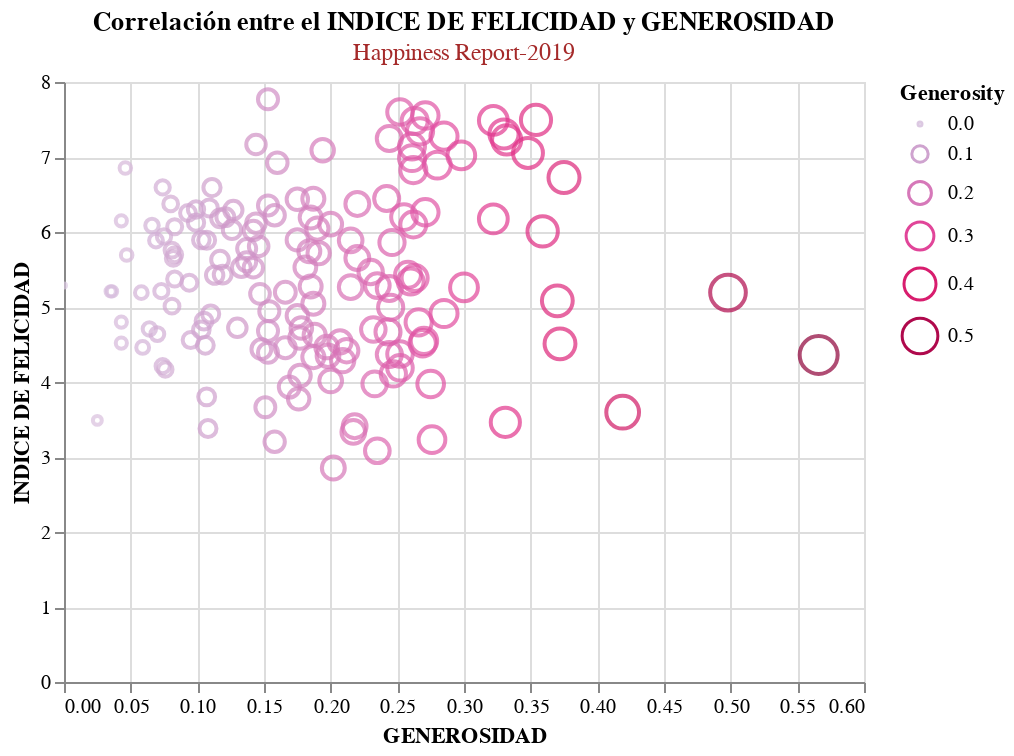

Write notebook code for a chart like this one.
### Markdown cell above
Como pudimos observar en la tabla anterior, parece extraño ver cómo es que los valores de generosity suben y bajan. 
Todo esto, independiente a la subida del indice de libertad "score";
por lo cual en el siguiente gráfico trataré de proporcionar la info suficiente para establecer alguna conclusión.

- Así propondré un gráfico ⬇ (únicamente basado en Generosity y Score)
- "Score" ➡ INDICE DE FELICIDAD

### Code cell
#elaboración del gráfico ⬇

alt.Chart(hpness).mark_point().encode(
    x = alt.X("Generosity:Q",  title = "GENEROSIDAD"),
    y = alt.Y("Score:Q" ,  title = "INDICE DE FELICIDAD"),
    color = alt.Color("Generosity", scale=alt.Scale(scheme='purplered')),
    size = alt.Size('Generosity')
    ).interactive().properties(
    title={
      "text": ["Correlación entre el INDICE DE FELICIDAD y GENEROSIDAD"], 
      "subtitle": ["Happiness Report-2019"
                   ],
      "color": "Black",
      "subtitleColor": "Brown"
    })

### Figure 1 — Vega-Lite specification as saved in the notebook (floating-point values rounded to 4 significant figures; data arrays with more than 128 entries replaced by an {"elided": "..."} marker saying what was removed)
{"config": {"view": {"continuousWidth": 400, "continuousHeight": 300}}, "data": {"name": "data-b854fcef12c747e92800b7b97c7252bd"}, "mark": "point", "encoding": {"color": {"type": "quantitative", "field": "Generosity", "scale": {"scheme": "purplered"}}, "size": {"type": "quantitative", "field": "Generosity"}, "x": {"type": "quantitative", "field": "Generosity", "title": "GENEROSIDAD"}, "y": {"type": "quantitative", "field": "Score", "title": "INDICE DE FELICIDAD"}}, "selection": {"selector012": {"type": "interval", "bind": "scales", "encodings": ["x", "y"]}}, "title": {"text": ["Correlación entre el INDICE DE FELICIDAD y GENEROSIDAD"], "subtitle": ["Happiness Report-2019"], "color": "Black", "subtitleColor": "Brown"}, "$schema": "https://vega.github.io/schema/vega-lite/v4.8.1.json", "datasets": {"data-b854fcef12c747e92800b7b97c7252bd": {"elided": "156 records"}}}
